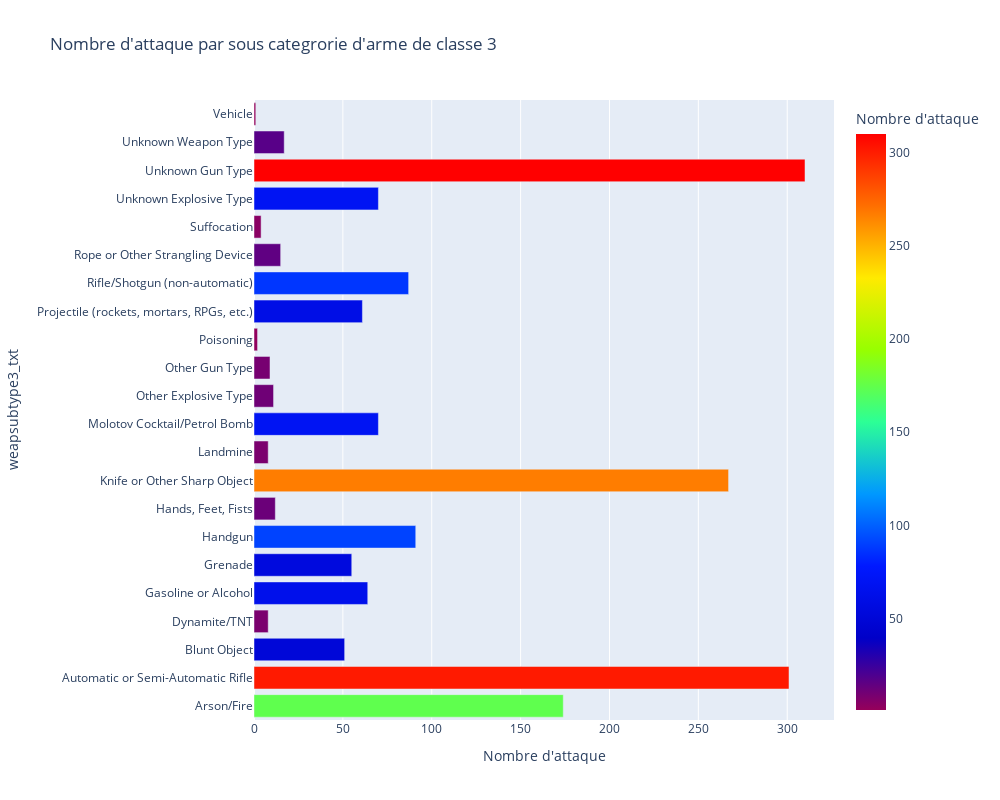

This figure's notebook cell:
### Code cell
countsSub3 = cleaned_data.groupby(['weapsubtype3_txt']).size().reset_index(name="Nombre d'attaque")
countsSub3 = supprimer_valeurs(countsSub3,"weapsubtype3_txt", ["''"])
fig = px.bar(countsSub3, x="Nombre d'attaque", y=  "weapsubtype3_txt", height=800, width=1000,color="Nombre d'attaque",color_continuous_scale=px.colors.sequential.Rainbow, orientation='h', title="Nombre d'attaque par sous categrorie d'arme de classe 3")
fig.show()

### Figure 1 — Plotly figure (JSON) as saved in the notebook; plotly's stock layout.template omitted (floating-point values rounded to 4 significant figures)
{"data": [{"alignmentgroup": "True", "hovertemplate": "Nombre d'attaque=%{marker.color}<br>weapsubtype3_txt=%{y}<extra></extra>", "legendgroup": "", "marker": {"color": [174, 301, 51, 8, 64, 55, 91, 12, 267, 8, 70, 11, 9, 2, 61, 87, 15, 4, 70, 310, 17, 1], "coloraxis": "coloraxis", "pattern": {"shape": ""}}, "name": "", "offsetgroup": "", "orientation": "h", "showlegend": false, "textposition": "auto", "type": "bar", "x": [174, 301, 51, 8, 64, 55, 91, 12, 267, 8, 70, 11, 9, 2, 61, 87, 15, 4, 70, 310, 17, 1], "xaxis": "x", "y": ["Arson/Fire", "Automatic or Semi-Automatic Rifle", "Blunt Object", "Dynamite/TNT", "Gasoline or Alcohol", "Grenade", "Handgun", "Hands, Feet, Fists", "Knife or Other Sharp Object", "Landmine", "Molotov Cocktail/Petrol Bomb", "Other Explosive Type", "Other Gun Type", "Poisoning", "Projectile (rockets, mortars, RPGs, etc.)", "Rifle/Shotgun (non-automatic)", "Rope or Other Strangling Device", "Suffocation", "Unknown Explosive Type", "Unknown Gun Type", "Unknown Weapon Type", "Vehicle"], "yaxis": "y"}], "layout": {"barmode": "relative", "coloraxis": {"colorbar": {"title": {"text": "Nombre d'attaque"}}, "colorscale": [[0, "rgb(150,0,90)"], [0.125, "rgb(0,0,200)"], [0.25, "rgb(0,25,255)"], [0.375, "rgb(0,152,255)"], [0.5, "rgb(44,255,150)"], [0.625, "rgb(151,255,0)"], [0.75, "rgb(255,234,0)"], [0.875, "rgb(255,111,0)"], [1, "rgb(255,0,0)"]]}, "height": 800, "legend": {"tracegroupgap": 0}, "title": {"text": "Nombre d'attaque par sous categrorie d'arme de classe 3"}, "width": 1000, "xaxis": {"anchor": "y", "domain": [0, 1], "title": {"text": "Nombre d'attaque"}}, "yaxis": {"anchor": "x", "domain": [0, 1], "title": {"text": "weapsubtype3_txt"}}}}
